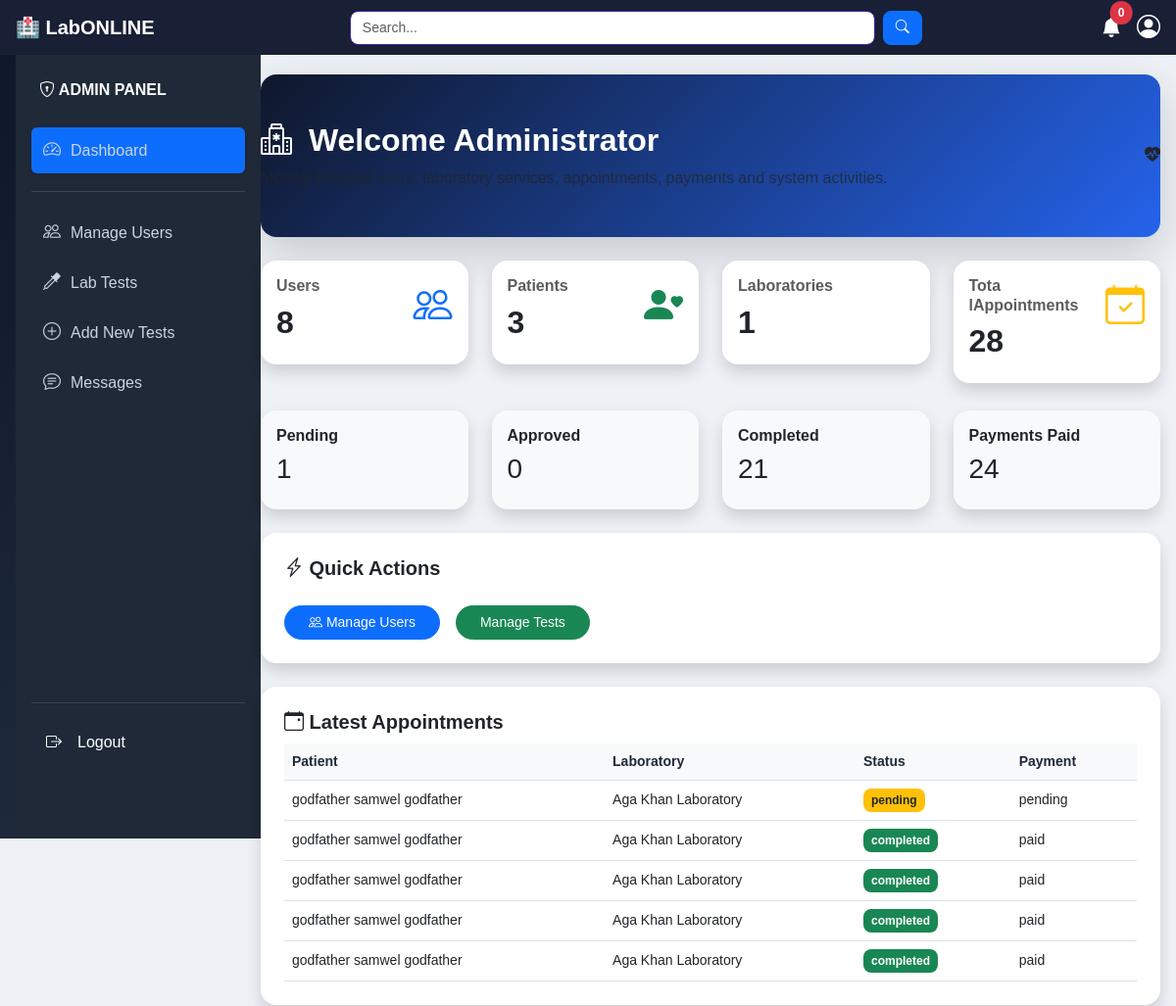
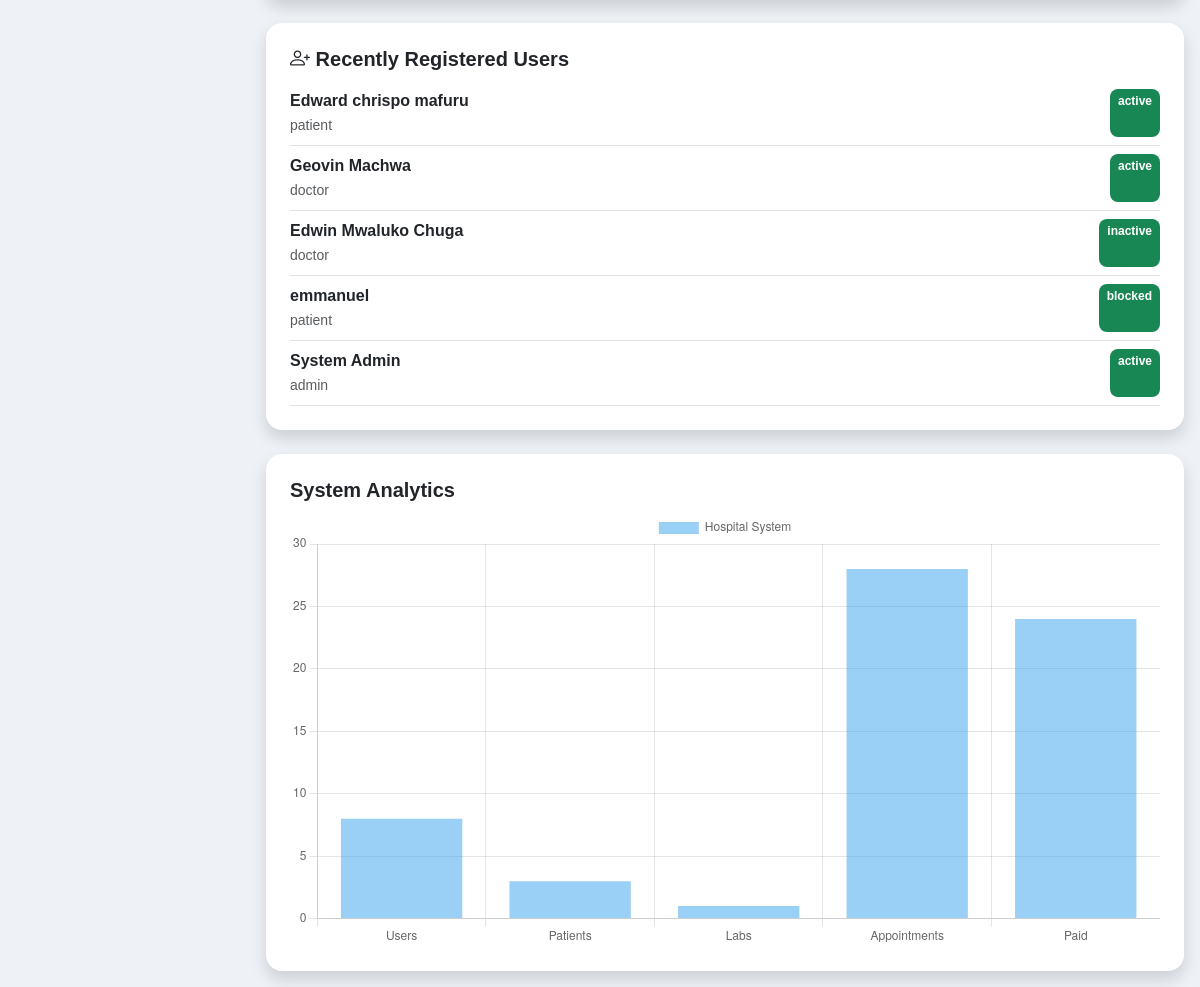
The app's page /admin/dashboard.php (signed in), older data (2 pictures, top to bottom).
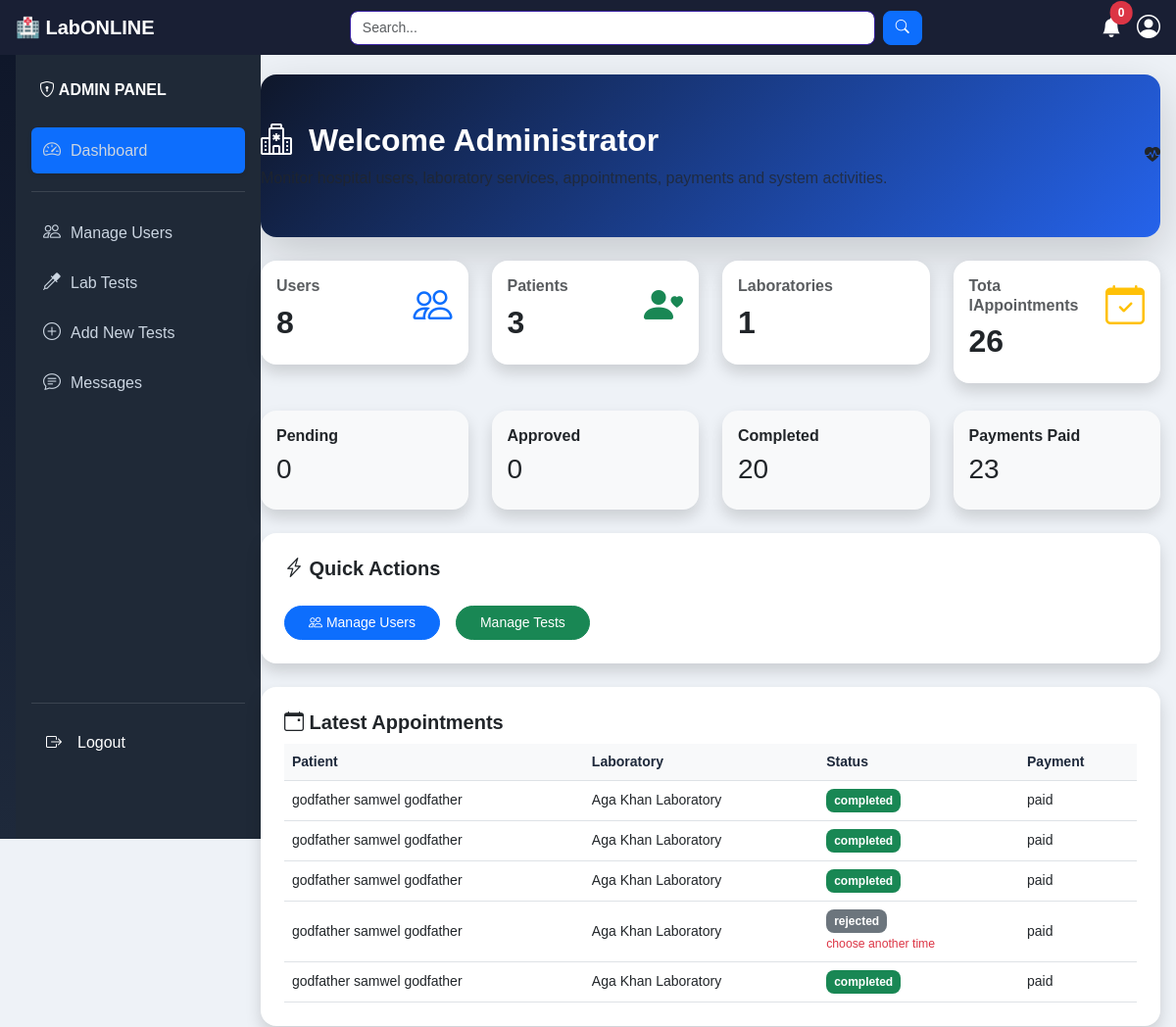
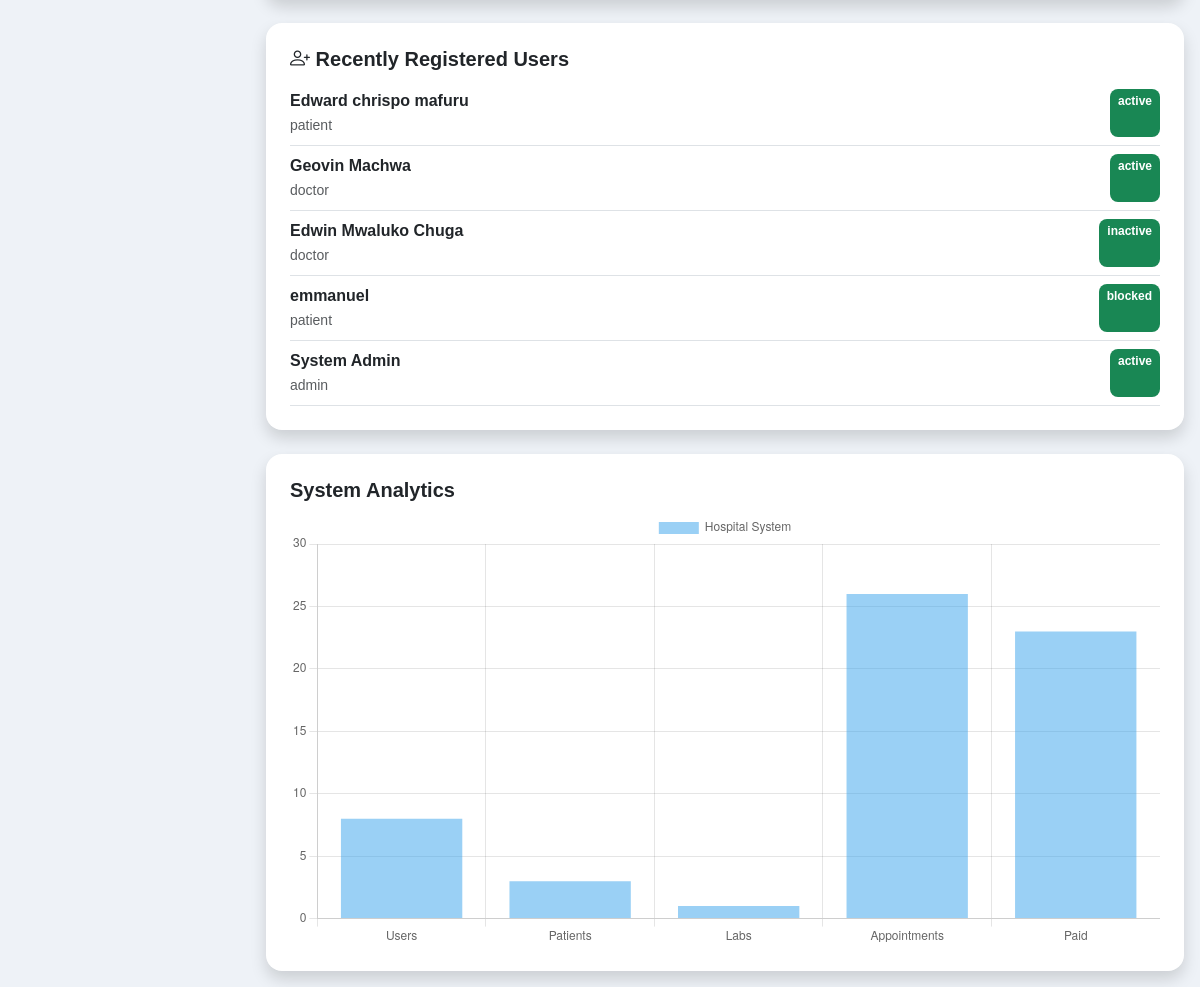
The same page, newer data (2 pictures, top to bottom).
### tables this page shows
CREATE TABLE `appointments` (
  `id` int(11) NOT NULL,
  `rebooked_from_id` int(11) DEFAULT NULL,
  `patient_id` int(11) DEFAULT NULL,
  `doctor_id` int(11) DEFAULT NULL,
  `laboratory_id` int(11) DEFAULT NULL,
  `appointment_date` date DEFAULT NULL,
  `appointment_time` time DEFAULT NULL,
  `type` enum('lab_test','consultation') DEFAULT NULL,
  `sample_collection` enum('home','lab') DEFAULT NULL,
  `address` text DEFAULT NULL,
  `notes` text DEFAULT NULL,
  `status` enum('pending','paid','approved','rejected','completed','cancelled') DEFAULT 'pending',
  `priority` enum('normal','urgent') NOT NULL DEFAULT 'normal',
  `created_at` timestamp NOT NULL DEFAULT current_timestamp(),
  `rejection_reason` text DEFAULT NULL
);

CREATE TABLE `users` (
  `id` int(11) NOT NULL,
  `full_name` varchar(100) NOT NULL,
  `email` varchar(100) NOT NULL,
  `phone_number` varchar(20) NOT NULL,
  `password` varchar(255) NOT NULL,
  `role` enum('admin','doctor','patient','labo') NOT NULL,
  `profile_image` varchar(255) NOT NULL DEFAULT 'assets/images/default.jpg',
  `status` enum('pending','active','inactive','blocked') DEFAULT 'pending',
  `last_login` timestamp NULL DEFAULT NULL,
  `created_at` timestamp NOT NULL DEFAULT current_timestamp(),
  `updated_at` timestamp NOT NULL DEFAULT current_timestamp() ON UPDATE current_timestamp()
);

CREATE TABLE `laboratories` (
  `id` int(11) NOT NULL,
  `labo_name` varchar(100) NOT NULL,
  `labo_address` text NOT NULL,
  `location` varchar(255) NOT NULL,
  `available_tests` text DEFAULT NULL,
  `user_id` int(11) NOT NULL
);

CREATE TABLE `payments` (
  `id` int(11) NOT NULL,
  `appointment_id` int(11) NOT NULL,
  `reference_payment_id` int(11) DEFAULT NULL,
  `amount` decimal(10,2) DEFAULT NULL,
  `payment_method` varchar(50) DEFAULT NULL,
  `payment_status` enum('pending','paid','failed') DEFAULT 'pending',
  `transaction_id` varchar(100) DEFAULT NULL,
  `created_at` timestamp NOT NULL DEFAULT current_timestamp()
);

### admin/dashboard.php (called while the page is built, shortened)
<?php
include "../shared/layout.php";
?>

### repositories/UserRepository.php (called while the page is built, shortened)
<?php
class UserRepository
{
    private mysqli $conn;
    public function __construct(mysqli $conn)
    {
        $this->conn = $conn;
    }
    public function countByRole(string $role): int
    {
        $stmt = $this->conn->prepare('SELECT COUNT(*) AS total FROM users WHERE role = ?');
        $stmt->bind_param('s', $role);
        $stmt->execute();
        $row = $stmt->get_result()->fetch_assoc();
        return (int) ($row['total'] ?? 0);
    }
    public function countAll(): int
    {
        $result = $this->conn->query('SELECT COUNT(*) AS total FROM users');
        $row = $result->fetch_assoc();
        return (int) ($row['total'] ?? 0);
    }
public function getRecentUsers(int $limit = 5): array
{
    $stmt = $this->conn->prepare("
        SELECT
            full_name,
            role,
            status,
            created_at
        FROM users
        ORDER BY created_at DESC
        LIMIT ?
    ");
    $stmt->bind_param("i", $limit);
    $stmt->execute();
    return $stmt->get_result()->fetch_all(MYSQLI_ASSOC);
}
}

### repositories/AppointmentRepository.php (called while the page is built, shortened)
<?php
class AppointmentRepository
{
    private mysqli $conn;
    public function __construct(mysqli $conn)
    {
        $this->conn = $conn;
    }
    public function countAll(): int
    {
        $result=$this->conn->query(
            "SELECT COUNT(*) AS total
             FROM appointments"
        );
        $row=$result->fetch_assoc();
        return (int)($row['total'] ?? 0);
    }
public function countByStatus(string $status): int
{
    $stmt = $this->conn->prepare(
        "SELECT COUNT(*) AS total
         FROM appointments
         WHERE status=?"
    );
    $stmt->bind_param(
        's',
        $status
    );
    $stmt->execute();
    $row = $stmt->get_result()->fetch_assoc();
    return (int)($row['total'] ?? 0);
}
public function getRecentAppointments(int $limit = 5): array
{
    $stmt = $this->conn->prepare(
        "SELECT
            a.id,
            a.appointment_date,
            a.appointment_time,
            a.status,
            a.rejection_reason,
            u.full_name AS patient_name,
            l.labo_name,
            p.payment_status
        FROM appointments a
        LEFT JOIN users u
        ON u.id=a.patient_id
        LEFT JOIN laboratories l
        ON l.id=a.laboratory_id
        LEFT JOIN payments p
        ON p.appointment_id=a.id
        ORDER BY a.created_at DESC
        LIMIT ?"
    );
    $stmt->bind_param(
        'i',
        $limit
    );
    $stmt->execute();
    return $stmt->get_result()
    ->fetch_all(MYSQLI_ASSOC);
}
public function countPayments(string $paymentStatus): int
{
    $stmt=$this->conn->prepare(
        "SELECT COUNT(*) AS total
         FROM payments
         WHERE payment_status=?"
    );
    $stmt->bind_param(
        's',
        $paymentStatus
    );
    $stmt->execute();
    $row=$stmt->get_result()->fetch_assoc();
    return (int)($row['total'] ?? 0);
}
}

### includes/helpers.php (called while the page is built, shortened)
<?php
function e(?string $value): string
{
    return htmlspecialchars((string) $value, ENT_QUOTES, 'UTF-8');
}
function statusBadge(string $status): string
{
    $map = [
        'pending'   => 'bg-warning text-dark',
        'approved'  => 'bg-primary',
        'completed' => 'bg-success',
        'cancelled' => 'bg-secondary',
        'active'    => 'bg-success',
        'inactive'  => 'bg-secondary',
        'blocked'   => 'bg-danger',
        'uploaded'  => 'bg-info',
        'reviewed'  => 'bg-success',
    ];
    return $map[$status] ?? 'bg-secondary';
}

### admin/content/home.php (the view, shortened to what the changed rows need)
<?php
$userRepo = new UserRepository($conn);
$appointmentRepo = new AppointmentRepository($conn);
$totalUsers = $userRepo->countAll();
$totalPatients = $userRepo->countByRole('patient');
$totalLabo = $userRepo->countByRole('labo');
$totalAppointments = $appointmentRepo->countAll();
$pendingAppointments = $appointmentRepo->countByStatus('pending');
$approvedAppointments = $appointmentRepo->countByStatus('approved');
$completedAppointments = $appointmentRepo->countByStatus('completed');
$paidPayments = $appointmentRepo->countPayments('paid');
$recentAppointments = $appointmentRepo->getRecentAppointments(5);
$recentUsers = $userRepo->getRecentUsers(5);
?>
<div class="welcome-card shadow-lg rounded-4 mb-4  py-5">
    <div class="d-flex justify-content-between align-items-center flex-wrap">
        <div>
            <h2 class="fw-bold mb-2 text-white">
                <i class="bi bi-hospital me-2 "></i>
                Welcome Administrator
            </h2>
            <p class="mb-0 text-white text-muted">
                Monitor hospital users, laboratory services,
                appointments, payments and system activities.
            </p>
        </div>
        <div class="welcome-icon">
            <i class="bi bi-heart-pulse-fill"></i>
        </div>
    </div>
</div>
<div class="row g-4">
    <div class="col-md-3">
        <div class="card border-0 shadow rounded-4 p-3">
            <div class="d-flex justify-content-between">
                <div>
                    <h6 class="text-muted">
                        Users
                    </h6>
                    <h2 class="fw-bold">
                        <?= $totalUsers ?>
                    </h2>
                </div>
                <i class="bi bi-people fs-1 text-primary"></i>
            </div>
        </div>
    </div>
    <div class="col-md-3">
        <div class="card border-0 shadow rounded-4 p-3">
            <div class="d-flex justify-content-between">
                <div>
                    <h6 class="text-muted">
                        Patients
                    </h6>
                    <h2 class="fw-bold">
                        <?= $totalPatients ?>
                    </h2>
                </div>
                <i class="bi bi-person-heart fs-1 text-success"></i>
            </div>
        </div>
    </div>
    <div class="col-md-3">
        <div class="card border-0 shadow rounded-4 p-3">
            <div class="d-flex justify-content-between">
                <div>
                    <h6 class="text-muted">
                        Laboratories
                    </h6>
                    <h2 class="fw-bold">
                        <?= $totalLabo ?>
                    </h2>
                </div>
            </div>
        </div>
    </div>
    <div class="col-md-3">
        <div class="card border-0 shadow rounded-4 p-3">
            <div class="d-flex justify-content-between">
                <div>
                    <h6 class="text-muted">
                        Tota lAppointments
                    </h6>
                    <h2 class="fw-bold">
                        <?= $totalAppointments ?>
                    </h2>
                </div>
                <i class="bi bi-calendar-check fs-1 text-warning"></i>
            </div>
        </div>
    </div>
</div>
<div class="row g-4 mt-1">
    <div class="col-md-3">
        <div class="card border-0 shadow rounded-4 p-3 bg-light">
            <h6>
                Pending
            </h6>
            <h3>
                <?= $pendingAppointments ?>
            </h3>
        </div>
    </div>
    <div class="col-md-3">
        <div class="card border-0 shadow rounded-4 p-3 bg-light">
            <h6>
                Approved
            </h6>
            <h3>
                <?= $approvedAppointments ?>
            </h3>
        </div>
    </div>
    <div class="col-md-3">
        <div class="card border-0 shadow rounded-4 p-3 bg-light">
            <h6>
                Completed
            </h6>
            <h3>
                <?= $completedAppointments ?>
            </h3>
        </div>
    </div>
    <div class="col-md-3">
        <div class="card border-0 shadow rounded-4 p-3 bg-light">
            <h6>
                Payments Paid
            </h6>
            <h3>
                <?= $paidPayments ?>
            </h3>
        </div>
    </div>
</div>
<div class="card border-0 shadow rounded-4 mt-4 p-4">
    <h5 class="fw-bold">
        <i class="bi bi-lightning-charge"></i>
        Quick Actions
    </h5>
    <div class="d-flex gap-3 flex-wrap mt-3">
        <a href="?page=users" class="btn btn-primary rounded-pill px-4">
            <i class="bi bi-people"></i>
            Manage Users
        </a>
        <a href="?page=lab_tests" class="btn btn-success rounded-pill px-4">
            Manage Tests
        </a>
    </div>
</div>
<div class="card border-0 shadow rounded-4 mt-4 p-4">
    <h5 class="fw-bold">
        <i class="bi bi-calendar-event"></i>
        Latest Appointments
    </h5>
    <div class="table-responsive">
        <table class="table align-middle">
            <thead>
                <tr>
                    <th>Patient</th>
                    <th>Laboratory</th>
                    <th>Status</th>
                    <th>Payment</th>
                </tr>
            </thead>
            <tbody>
                <?php foreach($recentAppointments as $row): ?>
                <tr>
                    <td>
                        <?= e($row['patient_name']) ?>
                    </td>
                    <td>
                        <?= e($row['labo_name'] ?? '-') ?>
                    </td>
                    <td>
                        <span class="badge <?= statusBadge($row['status']) ?>">
                            <?= e($row['status']) ?>
                        </span>
                        <?php if($row['status']=='rejected'): ?>
                        <br>
                        <small class="text-danger">
                            <?= e($row['rejection_reason']) ?>
                        </small>
                        <?php endif; ?>
                    </td>
                    <td>
                        <?= e($row['payment_status'] ?? 'pending') ?>
                    </td>
                </tr>
                <?php endforeach; ?>
            </tbody>
        </table>
    </div>
</div>
<div class="card border-0 shadow rounded-4 mt-4 p-4">
    <h5 class="fw-bold">
        <i class="bi bi-person-plus"></i>
        Recently Registered Users
    </h5>
    <?php foreach($recentUsers as $user): ?>
    <div class="d-flex justify-content-between border-bottom py-2">
        <div>
            <strong>
                <?= e($user['full_name']) ?>
            </strong>
            <br>
            <small class="text-muted">
                <?= e($user['role']) ?>
            </small>
        </div>
        <span class="badge bg-success">
            <?= e($user['status']) ?>
        </span>
    </div>
    <?php endforeach; ?>
</div>
<div class="card border-0 shadow rounded-4 mt-4 p-4">
    <h5>
        System Analytics
    </h5>
    <canvas id="systemChart"></canvas>
</div>
<script>
new Chart(document.getElementById('systemChart'), {
    type: 'bar',
    data: {
        labels: [
            'Users',
            'Patients',
            'Labs',
            'Appointments',
            'Paid'
        ],
        datasets: [{
            label: 'Hospital System',
            data: [
                <?= $totalUsers ?>,
                <?= $totalPatients ?>,
                <?= $totalLabo ?>,
                <?= $totalAppointments ?>,
                <?= $paidPayments ?>
            ]
        }]
    }
});
</script>

Row changes from the older to the newer data that the page shows:
removed appointments: patient.full_name "godfather samwel godfather", laboratory.labo_name "Aga Khan Laboratory", status "pending", payments.payment_status "pending"
now on this page (row unchanged): appointments: patient.full_name "godfather samwel godfather", laboratory.labo_name "Aga Khan Laboratory", status "rejected", rejection_reason "choose another time", payments.payment_status "paid"
Text that changed along with them:
$totalAppointments: "28" → "26"
$pendingAppointments: "1" → "0"
$completedAppointments: "21" → "20"
$paidPayments: "24" → "23"
chart data {{ $totalAppointments }}: 28 → 26
chart data {{ $paidPayments }}: 24 → 23
